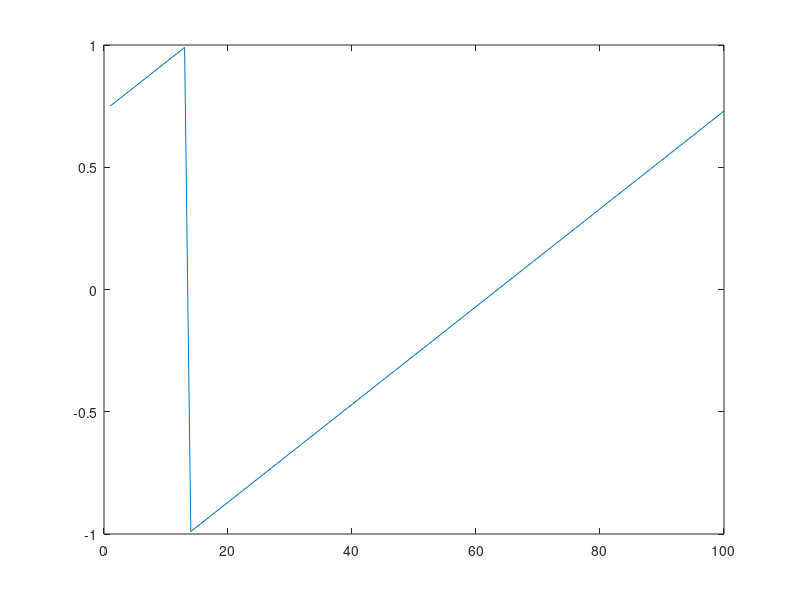
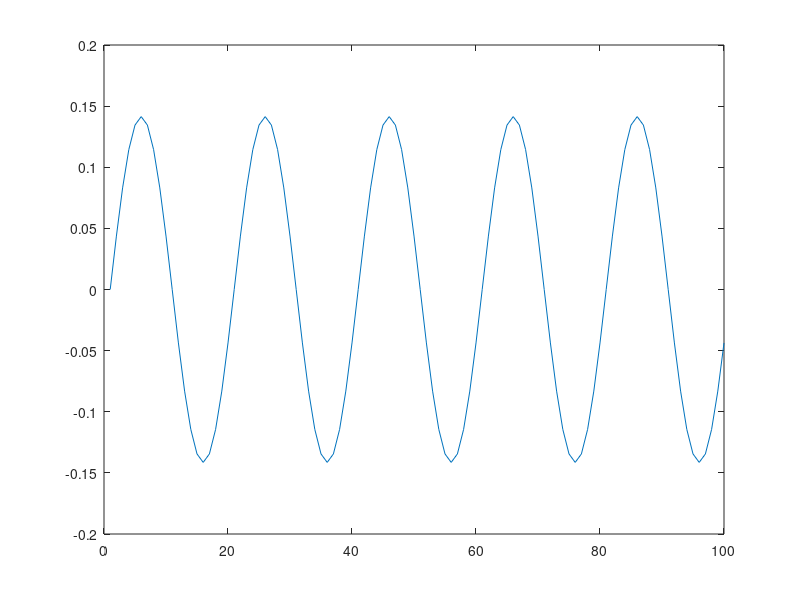
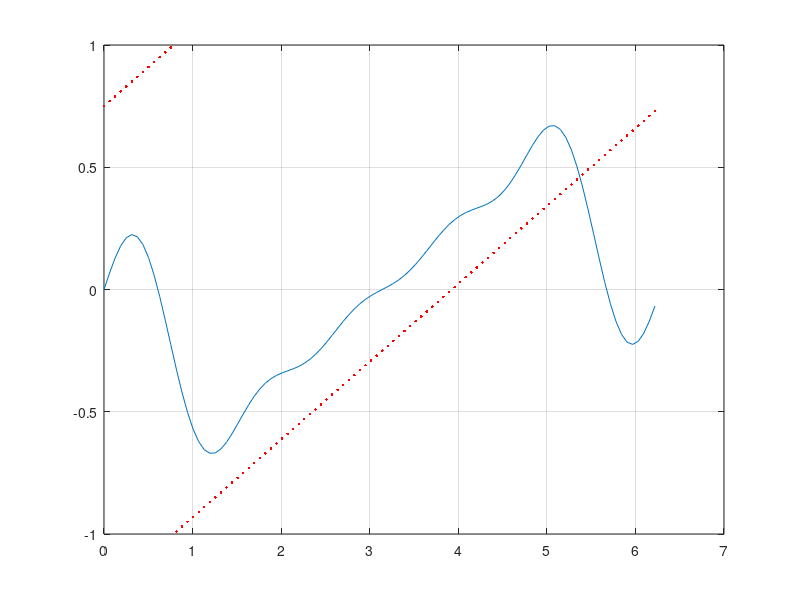

The MATLAB script that drew these images, in order:
% approx_orto.m
clear all; close all;



N=100; % Liczba definiowanych punktow czasowych
M=5; % Liczba sinusoid uzytych do aproksymacji
x = [0 : 2*pi/N : 2*pi*(N-1)/N]'; % Wektor pionowy [rad]: 0 : krok : maks
y = sawtooth(x-pi/4); % Zadany przebieg piloksztaltny, od -1 do 1
figure; plot( y ); pause % Sygnal aproksymowany
X = sqrt(2/N) * sin(x*[1:M]) ; % Macierz z ortogonalnymi sinusami w kolumnach
figure; plot( X(:,5)' ); pause % Przykladowo 5-ta kolumna
a = X'*y; % Wynik transformacji, szukany wektor wspolczynnikow
figure; plot(x,y,'r.',x,X*a); grid; % Funkcja oryginalna i jej aproksymata